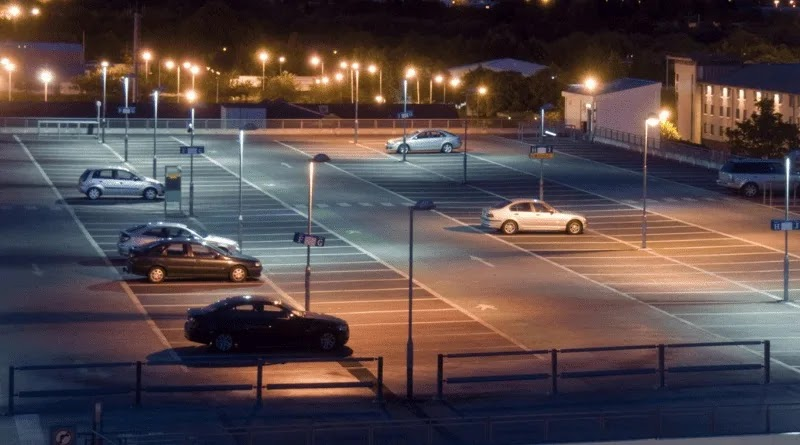
#> input picture Labs/ETE-1/program1.jpg, 800 x 445 px
$ jupyter execute 2448507_ete1_program1.ipynb
#> lines starting #> are read from the running program, lines starting #| are printed output that depends on the picture; after the words box and inside, x2 and y2 are one past the last pixel; in counts of white or black regions, pixels touching at a corner belong together
[cell 1]
import numpy as np
import cv2
import matplotlib.pyplot as plt

# Read the grayscale image
img = cv2.imread('program1.jpg', cv2.IMREAD_GRAYSCALE)
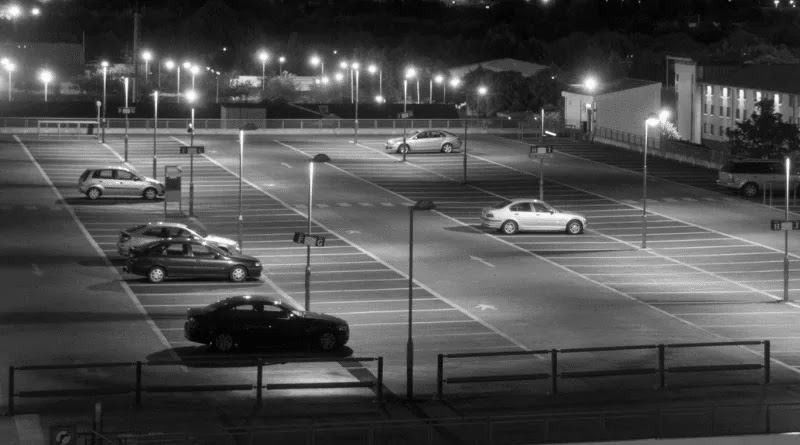
#> img: shape (445, 800); min 0, max 255, mean 75.3

[cell 2]
# Function to add Salt-and-Pepper noise
def add_salt_pepper_noise(image, prob=0.02):
#> called with prob = 0.02
    noisy_image = image.copy()
    num_pixels = int(prob * image.size)
#> num_pixels = 7120

    # Add Salt noise
    coords = [np.random.randint(0, i - 1, num_pixels // 2) for i in image.shape]
    noisy_image[tuple(coords)] = 255

    # Add Pepper noise
    coords = [np.random.randint(0, i - 1, num_pixels // 2) for i in image.shape]
    noisy_image[tuple(coords)] = 0

    return noisy_image

[cell 3]
img_with_noise = add_salt_pepper_noise(img,prob=0.02)
plt.imshow(img_with_noise,cmap="gray")

[cell 4]
img_with_noise = add_salt_pepper_noise(img,prob=0.04)
plt.imshow(img_with_noise,cmap="gray")

[cell 5]
img_with_noise = add_salt_pepper_noise(img,prob=0.06)
#> call 3 of add_salt_pepper_noise, with prob = 0.06
#> in add_salt_pepper_noise (call 3), `noisy_image[tuple(coords)] = 0`:
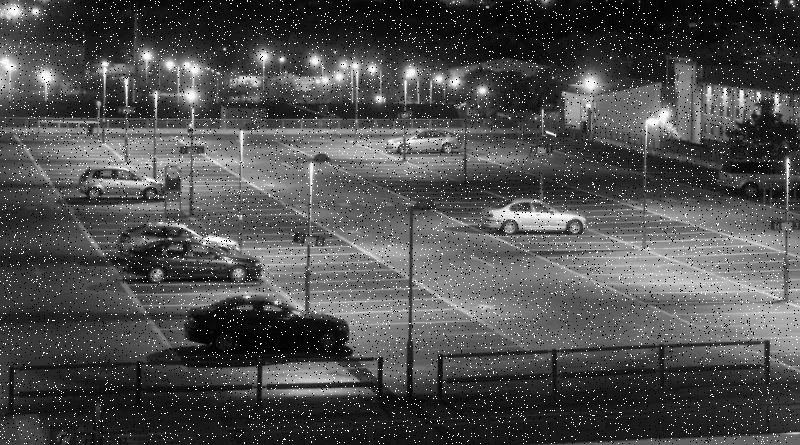
#> noisy_image: shape (445, 800); min 0, max 255, mean 78.2
plt.imshow(img_with_noise,cmap="gray")

[cell 6]
# Compute 2D FFT
f_transform = np.fft.fft2(img_with_noise)
f_transform_magnitude = np.log(1 + np.abs(f_transform))
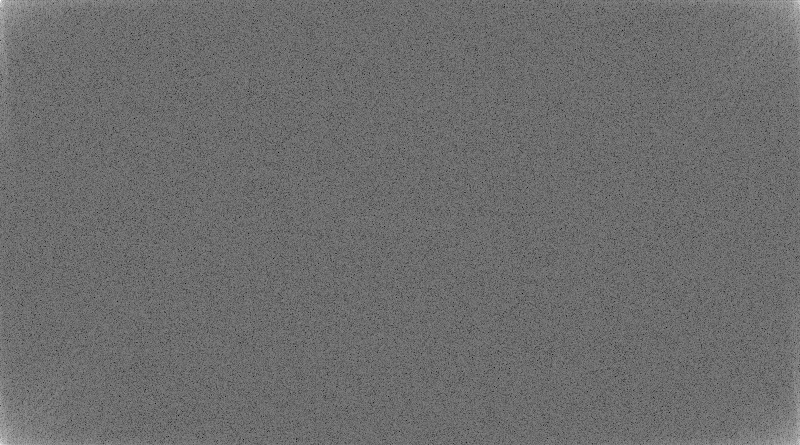
#> f_transform_magnitude: shape (445, 800) float64; min 4.14, max 17.14, mean 9.72; drawn with min black and max white

# # Display original image and frequency domain representation
plt.subplot(121), plt.imshow(img, cmap='gray'), plt.title('Original Image')
plt.subplot(122), plt.imshow(f_transform_magnitude, cmap='gray'), plt.title('Fourier Transform')
plt.show()
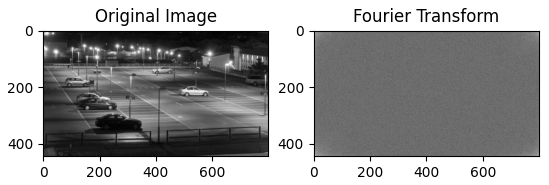
#> figure drawn by matplotlib, 2 panels

[cell 7]
#Shift Low-Frequency Components to Center
f_shift = np.fft.fftshift(f_transform)
f_shift_magnitude = np.log(1 + np.abs(f_shift))
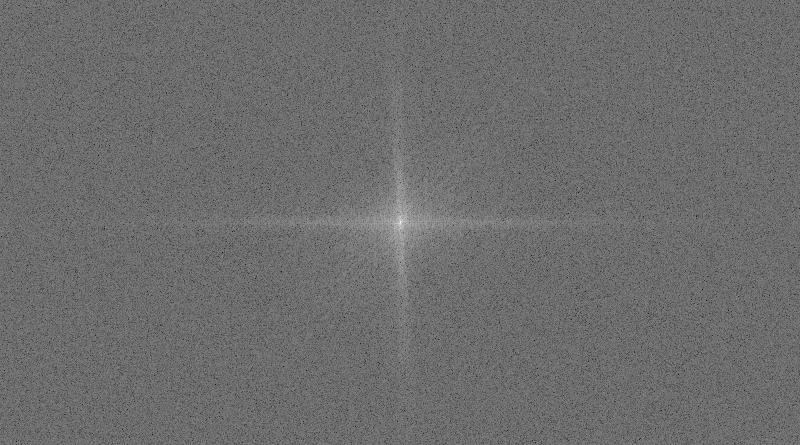
#> f_shift_magnitude: shape (445, 800) float64; min 4.14, max 17.14, mean 9.72; drawn with min black and max white

plt.imshow(f_shift_magnitude, cmap='gray')
plt.title('Shifted Low Frequencies to Center')
plt.show()

[cell 8]
#Create an Ideal Low-Pass Filter
rows, cols = img.shape
#> rows = 445; cols = 800
crow, ccol = rows//2, cols//2
#> crow = 222; ccol = 400

# Create mask with a circle at the center
mask = np.zeros((rows, cols), np.uint8)
radius = 50  # Define cutoff frequency
cv2.circle(mask, (ccol, crow), radius, 1, thickness=-1)
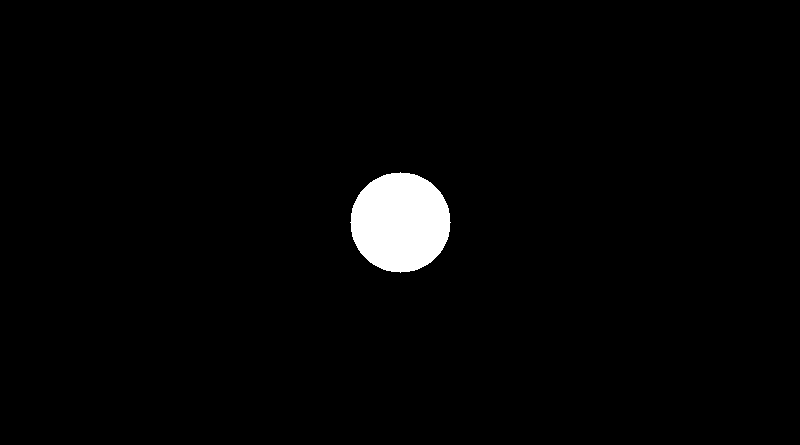
#> mask: shape (445, 800); values 0 (black) and 1 (white), 2.2% white; 1 white region, box (x1, y1, x2, y2) and area: (350, 172, 451, 273) 7845

[cell 9]
#Apply Low-Pass Filter and Smooth Image
f_low_pass = f_shift * mask
f_low_pass_magnitude = np.log(1 + np.abs(f_low_pass))
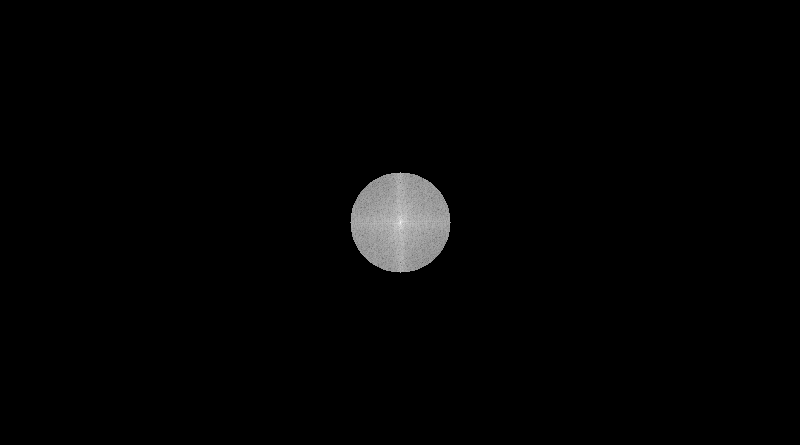
#> f_low_pass_magnitude: shape (445, 800) float64; min 0, max 17.14, mean 0.238; drawn with min black and max white

plt.imshow(f_low_pass_magnitude, cmap='gray')
plt.title('After Applying Low-Pass Filter')
plt.show()

Justification: Why High-Frequency Components Are Removed

    High frequencies represent sharp changes (edges, noise).
    Low-pass filtering retains only smooth transitions, blurring edges.
    This is evident from the transformed image losing fine details.

[cell 10]
#Decentralize the Low-Frequency Components
f_low_pass_shifted = np.fft.ifftshift(f_low_pass)

[cell 11]
#Apply Inverse Fourier Transform
img_restored = np.fft.ifft2(f_low_pass_shifted)
img_restored = np.abs(img_restored)
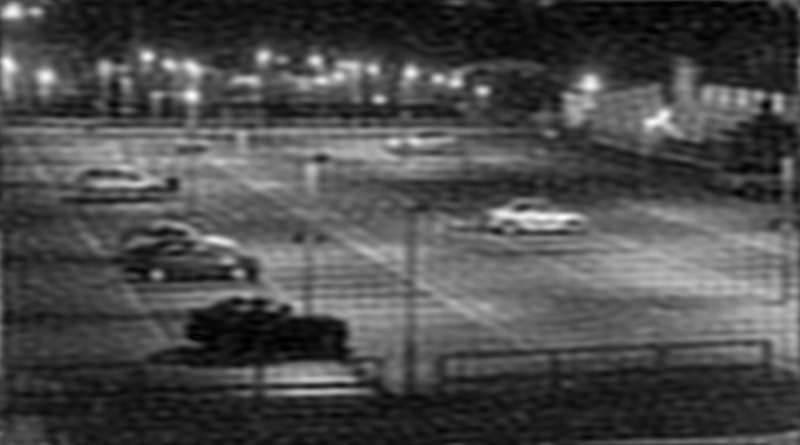
#> img_restored: shape (445, 800) float64; min 0.00197, max 266.6, mean 78.2; drawn with min black and max white

plt.imshow(img_restored, cmap='gray')
plt.title('Restored Image After Low-Pass Filtering')
plt.show()

$ run again, with Labs/ETE-1/program2.jpg copied over Labs/ETE-1/program1.jpg
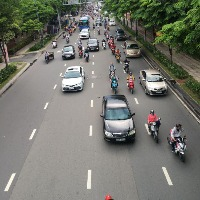
#> input picture Labs/ETE-1/program2.jpg, 200 x 200 px
#> `cv2.circle(mask, (ccol, crow), radius, 1, thickness=-1)`:
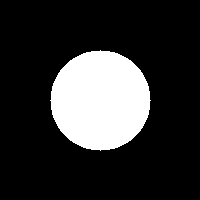
#> mask: shape (200, 200); values 0 (black) and 1 (white), 19.6% white; 1 white region, box (x1, y1, x2, y2) and area: (50, 50, 151, 151) 7845
#> `img_restored = np.abs(img_restored)`:
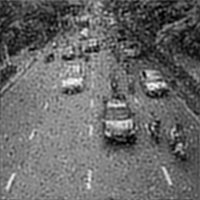
#> img_restored: shape (200, 200) float64; min 0.0121, max 286.1, mean 118; drawn with min black and max white
